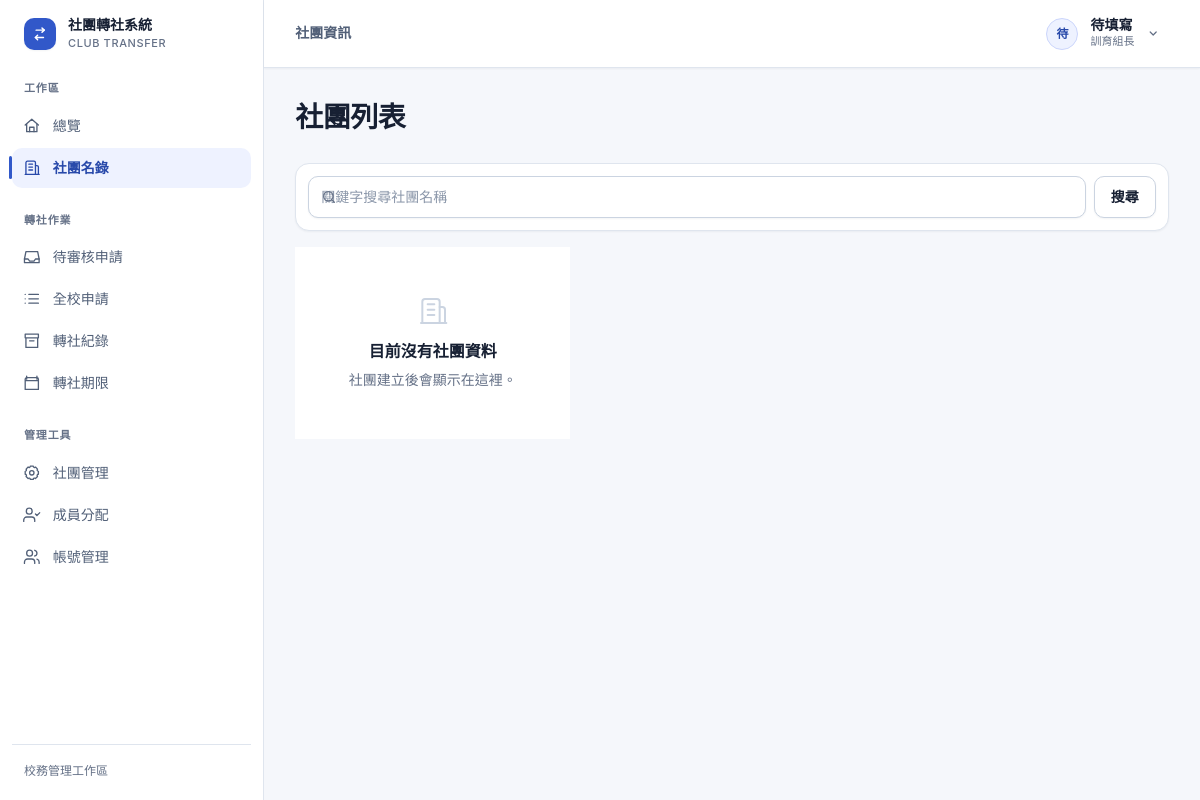
The page /clubs/ (signed in) on the database as committed earlier.
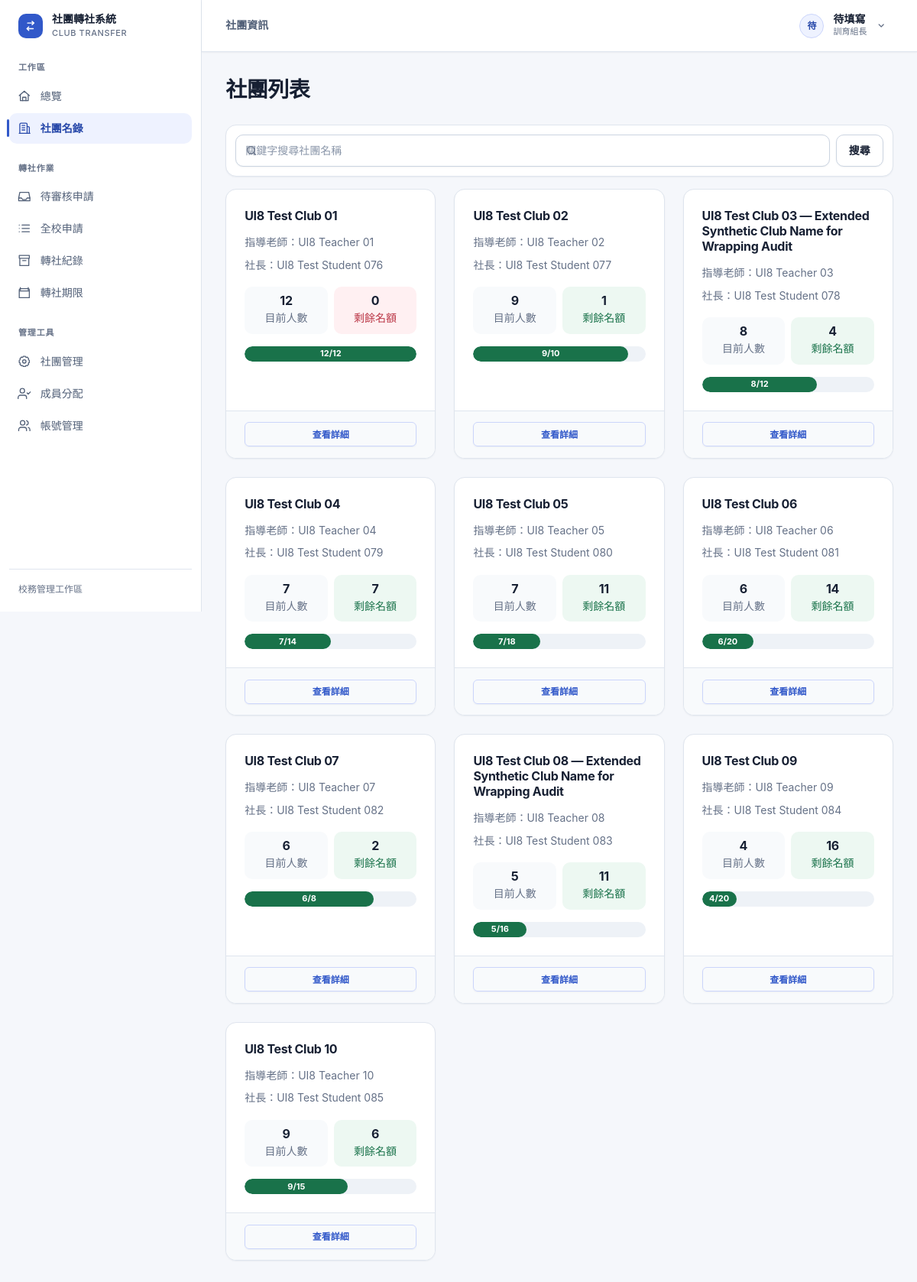
The same page on the database as committed later.
### clubs/models.py (models this page shows, shortened)
class Club(models.Model):
    CATEGORY_CHOICES = [
        ('academic', '學術類'),
        ('arts', '藝文類'),
        ('performance', '藝能類'),
        ('recreation', '康輔類'),
        ('sports', '體育類'),
    ]
    code = models.CharField(max_length=10, unique=True, null=True, blank=True, verbose_name='社團代號')
    name = models.CharField(max_length=100, verbose_name='社團名稱')
    teacher = models.CharField(max_length=50, default='', verbose_name='指導老師')
    president = models.CharField(max_length=50, default='', verbose_name='社長')
    location = models.CharField(max_length=100, blank=True, verbose_name='社課場地')
    category = models.CharField(max_length=20, choices=CATEGORY_CHOICES, blank=True, verbose_name='類別')
    description = models.TextField(blank=True, verbose_name='社團描述')
    max_members = models.PositiveIntegerField(default=30, verbose_name='人數上限')
    current_members = models.PositiveIntegerField(default=0, verbose_name='現有人數')
    is_active = models.BooleanField(default=True, verbose_name='啟用中')
    created_at = models.DateTimeField(auto_now_add=True, verbose_name='建立時間')
    updated_at = models.DateTimeField(auto_now=True, verbose_name='更新時間')
    class Meta:
        verbose_name = '社團'
        verbose_name_plural = '社團'
        ordering = ['name']

### clubs/views.py (the view)
# urls.py: path('', views.ClubListView.as_view(), name='club_list'),
class ClubListView(LoginRequiredMixin, ListView):
    model = Club
    template_name = 'clubs/club_list.html'
    context_object_name = 'clubs'
    def get_queryset(self):
        queryset = Club.objects.filter(is_active=True).annotate(
            actual_member_count=Count(
                'members',
                filter=Q(
                    members__role__in=['student', 'president'],
                    members__is_active=True,
                ),
            )
        )
        query = self.request.GET.get('q', '').strip()
        if query:
            queryset = queryset.filter(name__icontains=query)
        return queryset
    def get_context_data(self, **kwargs):
        context = super().get_context_data(**kwargs)
        context['q'] = self.request.GET.get('q', '').strip()
        context['club_name_options'] = Club.objects.filter(
            is_active=True,
        ).order_by('name').values_list('name', flat=True)
        club_info = []
        for club in context['clubs']:
            club_info.append({
                'club': club,
                'teacher_name': display_name_without_username(club.teacher),
                'president_name': display_name_without_username(club.president),
                'actual_member_count': club.actual_member_count,
                'remaining_slots': max(0, club.max_members - club.actual_member_count),
            })
        context['club_info_list'] = club_info
        return context

### accounts/permissions.py (called while the page is built)
def is_training_admin(user):
    return bool(
        user
        and user.is_authenticated
        and (user.is_superuser or getattr(user, 'role', None) == 'admin')
    )

def can_review_transfer_requests(user):
    return (
        is_training_admin(user)
        or is_actual_club_president(user)
        or is_assigned_club_teacher(user)
    )

### accounts/templatetags/account_extras.py (called while the page is built)
@register.filter
def display_role(user):
    if getattr(user, 'role', None) == 'admin':
        return '訓育組長'
    if getattr(user, 'role', None) == 'president' and not user_is_club_president(user, user.club):
        return '學生'
    return user.get_role_display()

@register.filter
def can_review_transfers(user):
    return can_review_transfer_requests(user)

@register.filter
def role_badge_class(user):
    role = getattr(user, 'role', None)
    displayed_role = display_role(user)
    if role == 'president' and displayed_role == user.get_role_display():
        return 'role-badge-president'
    if role == 'teacher':
        return 'role-badge-teacher'
    if role == 'admin' or getattr(user, 'is_superuser', False):
        return 'role-badge-admin'
    return 'role-badge-student'

### templates/clubs/club_list.html (shortened to what this page needs)
{% extends 'base.html' %}
{% block content %}
<div class="page-header">
    <div>
        <h1 class="h2 mb-1">社團列表</h1>
    </div>
</div>
<div class="data-toolbar">
<form method="get" class="data-toolbar-form">
    <div class="data-search">
        <input id="club-search" type="search" name="q" value="{{ q }}" class="form-control" placeholder="關鍵字搜尋社團名稱" list="club-name-options">
    </div>
    <div class="col-auto">
        <button type="submit" class="btn btn-secondary">搜尋</button>
    </div>
</form>
</div>
<div class="row row-cols-1 row-cols-md-2 row-cols-lg-3 g-4">
    {% for info in club_info_list %}
    <div class="col">
        <div class="card club-card h-100">
            <div class="card-body">
                <h2 class="h5 card-title">{{ info.club.name }}</h2>
                <p class="card-text text-muted mb-1">
                    <small>指導老師：{{ info.teacher_name|default:"尚未設定" }}</small>
                </p>
                <p class="card-text text-muted">
                    <small>社長：{{ info.president_name|default:"尚未設定" }}</small>
                </p>
                <div class="row text-center g-2">
                    <div class="col-6">
                        <div class="p-2 bg-light rounded">
                            <div class="h5 mb-0">{{ info.actual_member_count }}</div>
                            <small class="text-muted">目前人數</small>
                        </div>
                    </div>
                    <div class="col-6">
                        <div class="p-2 {% if info.remaining_slots > 0 %}bg-success text-white{% else %}bg-danger text-white{% endif %} rounded">
                            <div class="h5 mb-0">{{ info.remaining_slots }}</div>
                            <small>剩餘名額</small>
                        </div>
                    </div>
                </div>
                <div class="mt-3">
                    <div class="progress progress-capacity">
                        {% widthratio info.actual_member_count info.club.max_members 100 as percentage %}
                        <div class="progress-bar {% if percentage >= 100 %}bg-danger{% elif percentage >= 80 %}bg-warning{% else %}bg-success{% endif %}"
                             role="progressbar"
                             style="width: {{ percentage }}%"
                             aria-valuenow="{{ info.actual_member_count }}"
                             aria-valuemin="0"
                             aria-valuemax="{{ info.club.max_members }}">
                            {{ info.actual_member_count }}/{{ info.club.max_members }}
                        </div>
                    </div>
                </div>
            </div>
            <div class="card-footer">
                <a href="{% url 'club_detail' info.club.pk %}" class="btn btn-outline-primary btn-sm w-100">
                    查看詳細
                </a>
            </div>
        </div>
    </div>
    {% empty %}
    <div class="col-12">
        <div class="data-empty data-empty-cell">
            <svg class="data-empty-icon" aria-hidden="true"><use href="#icon-building"></use></svg>
            <strong>{% if q %}找不到符合的社團{% else %}目前沒有社團資料{% endif %}</strong>
            <p>{% if q %}社團資料仍保留；請嘗試其他搜尋關鍵字。{% else %}社團建立後會顯示在這裡。{% endif %}</p>
        </div>
    </div>
    {% endfor %}
</div>
{% endblock %}

Rows that differ between the two databases and show on the page:
added Club: club.name "UI8 Test Club 01", teacher_name "UI8 Teacher 01", president_name "UI8 Test Student 076", actual_member_count "12", remaining_slots "0", club.max_members "12"
added Club: club.name "UI8 Test Club 02", teacher_name "UI8 Teacher 02", president_name "UI8 Test Student 077", actual_member_count "9", remaining_slots "1", club.max_members "10"
added Club: club.name "UI8 Test Club 03 — Extended Synthetic Club Name for Wrapping Audit", teacher_name "UI8 Teacher 03", president_name "UI8 Test Student 078", actual_member_count "8", remaining_slots "4", club.max_members "12"
added Club: club.name "UI8 Test Club 04", teacher_name "UI8 Teacher 04", president_name "UI8 Test Student 079", actual_member_count "7", remaining_slots "7", club.max_members "14"
added Club: club.name "UI8 Test Club 05", teacher_name "UI8 Teacher 05", president_name "UI8 Test Student 080", actual_member_count "7", remaining_slots "11", club.max_members "18"
added Club: club.name "UI8 Test Club 06", teacher_name "UI8 Teacher 06", president_name "UI8 Test Student 081", actual_member_count "6", remaining_slots "14", club.max_members "20"
added Club: club.name "UI8 Test Club 07", teacher_name "UI8 Teacher 07", president_name "UI8 Test Student 082", actual_member_count "6", remaining_slots "2", club.max_members "8"
added Club: club.name "UI8 Test Club 08 — Extended Synthetic Club Name for Wrapping Audit", teacher_name "UI8 Teacher 08", president_name "UI8 Test Student 083", actual_member_count "5", remaining_slots "11", club.max_members "16"
added Club: club.name "UI8 Test Club 09", teacher_name "UI8 Teacher 09", president_name "UI8 Test Student 084", actual_member_count "4", remaining_slots "16", club.max_members "20"
added Club: club.name "UI8 Test Club 10", teacher_name "UI8 Teacher 10", president_name "UI8 Test Student 085", actual_member_count "9", remaining_slots "6", club.max_members "15"
Other text that changed with them:
text no longer shown: "目前沒有社團資料 社團建立後會顯示在這裡。"
